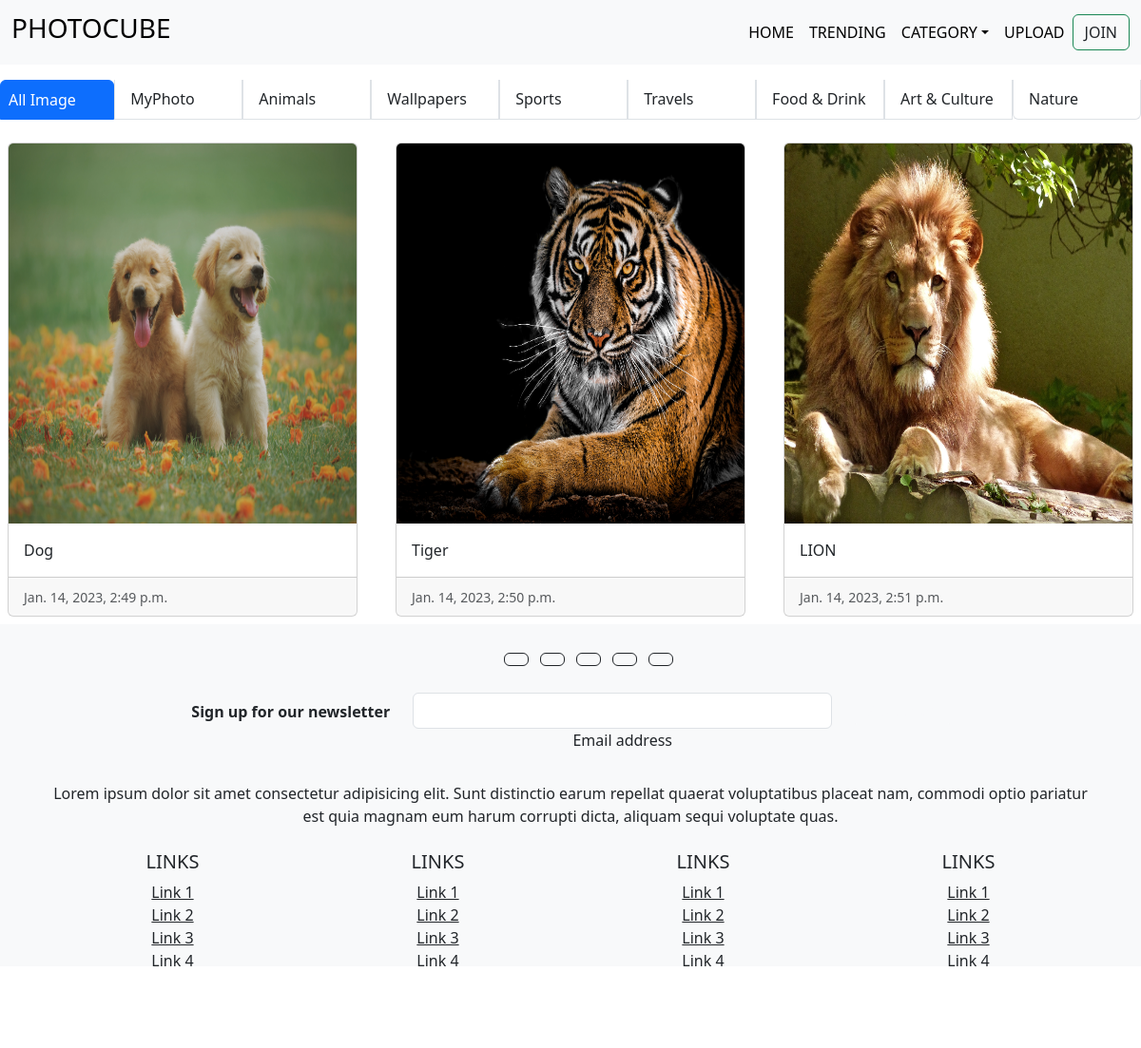
Page /category/2 on the committed database.
### app/models.py (models this page shows, shortened)
class Category(models.Model):
    category=models.CharField(max_length=200, null=False ,blank=True)

class uploder(models.Model):
    category=models.ForeignKey(Category,on_delete=models.SET_NULL,null=True,blank=True)
    image=models.ImageField(upload_to="image")
    date_time=models.DateTimeField(auto_now_add=True,auto_now=False)
    discription=models.CharField(max_length=200, null=False ,blank=True)

### app/views.py (the view)
# urls.py: path("category/<int:id>",views.category),
def category(request,id):
    ob=Category.objects.all()
    oo=Category.objects.get(pk=id)
    image=uploder.objects.filter(category=oo)
    data={"image":image,"ob":ob}
    return render(request,"home.html",data)

### template/home.html (shortened to what this page needs)
{% extends 'base.html' %}
{% load static %}
{% block css %}<link rel="stylesheet" href="{% static 'css/style.css' %}">{% endblock css %}
{% block main%}
<div class="list-group mt-3 d-flex flex-row bd-highlight mb-3" >
  <a href=" {% url 'home' %} " class="list-group-item list-group-item-action active p-2 bd-highlight" aria-current="true">
    All Image
  </a>
  {% for a in ob %}
<a href="/category/{{a.pk}}" class="list-group-item list-group-item-action">{{a.category}}</a>
  {% endfor%}
</div>{% endblock main %}
{% block main2%}
      <div class="row">
        {% for i in image %}
        <div class="col-sm-4">
            <div class="card m-2">
                <img src="{{i.image.url}}" alt="" class="card-img-top" height="400px">
                <div class="card-body">
                  <p class="card-text">{{i.discription}}</p>
                </div>
                <div class="card-footer">
                  <small class="text-muted">{{i.date_time}}</small>
                </div>
            </div>
        </div>
        {% endfor %}
    </div>
{% endblock main2 %}

### rows in the picture
Category: category "MyPhoto"
Category: category "Animals"
Category: category "Wallpapers"
Category: category "Sports"
Category: category "Travels"
Category: category "Food & Drink"
Category: category "Art & Culture"
Category: category "Nature"
uploder: image (picture), discription "Dog", date_time "Jan. 14, 2023, 2:49 p.m."
uploder: image (picture), discription "Tiger", date_time "Jan. 14, 2023, 2:50 p.m."
uploder: image (picture), discription "LION", date_time "Jan. 14, 2023, 2:51 p.m."
